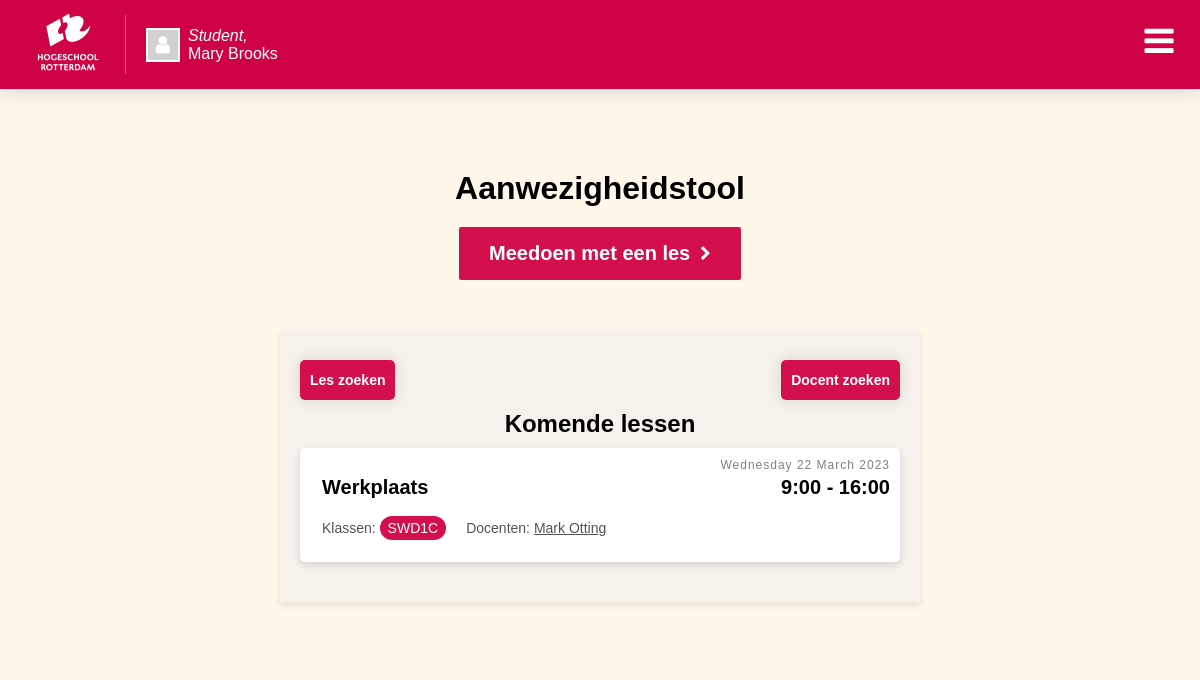
Screenshot of /home (signed in) with the database file from the repository.
### app/models.py (models this page shows, shortened)
@dataclass
class Student(db.Model):
    id: int = db.Column(db.Integer, primary_key=True)
    user_id: int = db.Column(
        db.Integer, db.ForeignKey('user.id'), nullable=False)
    student_number: int = db.Column(db.String(20), nullable=False)
    first_name: str = db.Column(db.String(50), nullable=False)
    last_name: str = db.Column(db.String(50), nullable=False)
    groups = db.relationship('StudentGroup', back_populates='student')
    meetings = db.relationship('StudentMeeting', back_populates='student')
    user = db.relationship('User', back_populates='student')
    @property
    def full_name(self):
        return f"{self.first_name} {self.last_name}"

@dataclass
class Meeting(db.Model):
    id: int = db.Column(db.Integer, primary_key=True)
    name: str = db.Column(db.String(100), nullable=False)
    start_time: str = db.Column(db.String(20), nullable=False)
    end_time: str = db.Column(db.String(20), nullable=False)
    date: datetime.date = db.Column(db.Date(), nullable=False)
    status: int = db.Column(db.Integer, nullable=False, default=0)
    description: str = db.Column(db.Text(), nullable=False)
    meeting_code: int = db.Column(db.Integer(), nullable=False, unique=True)
    students = db.relationship('StudentMeeting', back_populates='meeting')
    groups = db.relationship('GroupMeeting', back_populates='meeting')
    teachers = db.relationship('TeacherMeeting', back_populates='meeting')
    question = db.relationship('Question', back_populates='meeting')

@dataclass
class GroupMeeting(db.Model):
    id: int = db.Column(db.Integer, primary_key=True)
    group_id: int = db.Column(
        db.Integer, db.ForeignKey('group.id'), nullable=False)
    meeting_id: int = db.Column(
        db.Integer, db.ForeignKey('meeting.id'), nullable=False)
    group = db.relationship('Group', back_populates='meetings')
    meeting = db.relationship('Meeting', back_populates='groups')

@dataclass
class Group(db.Model):
    id: int = db.Column(db.Integer, primary_key=True)
    start_date: datetime.date = db.Column(db.Date, nullable=False)
    end_date: datetime.date = db.Column(db.Date, nullable=False)
    name: str = db.Column(db.String(50))
    meetings = db.relationship('GroupMeeting', back_populates='group')
    students = db.relationship('StudentGroup', back_populates='group')

@dataclass
class TeacherMeeting(db.Model):
    id: int = db.Column(db.Integer, primary_key=True)
    teacher_id: int = db.Column(
        db.Integer(), db.ForeignKey('teacher.id'), nullable=False)
    meeting_id: int = db.Column(
        db.Integer(), db.ForeignKey('meeting.id'), nullable=False)
    meeting = db.relationship('Meeting', back_populates='teachers')
    teacher = db.relationship('Teacher', back_populates='meetings')

@dataclass
class Teacher(db.Model):
    id: int = db.Column(db.Integer, primary_key=True)
    user_id: int = db.Column(
        db.Integer, db.ForeignKey('user.id'), nullable=False)
    first_name: str = db.Column(db.String(50), nullable=False)
    last_name: str = db.Column(db.String(50), nullable=False)
    meetings = db.relationship('TeacherMeeting', back_populates='teacher')
    user = db.relationship('User', back_populates='teacher')
    @property
    def full_name(self):
        return f"{self.first_name} {self.last_name}"

### app/routes.py (the view)
@app.route("/home")
@login_required
def home():
    meetings = Meeting.query.filter(
        Meeting.date >= datetime.today().date()).order_by(Meeting.date).limit(5).all()
    return render_template('index.html', meetings=meetings)

### app/models.py (called while the page is built)
@login_manager.user_loader
def load_user(user_id):
    user = User.query.get(user_id)
    return user

### app/templates/index.html (shortened to what this page needs)
{% extends "base.html" %}
{% block content %}
    <div class="container-window">
        <div class="container-middle">
            <h1>Aanwezigheidstool</h1>
            {% if current_user.role == 1%}
                <a class="big-btn" href="{{url_for('presence_code')}}">Meedoen met een les <i class="fa fa-chevron-right"></i></a>
            {% endif%}
            <div class="meeting-container">
                <div class="btn-row-between">
                    <a href="{{url_for('search_meetings')}}" class="rooster-btn">Les zoeken</a>
                    {% if current_user.role == 1%}
                    <a href="{{url_for('search_teachers')}}" class="rooster-btn">Docent zoeken</a>
                    {% elif current_user.role == 0%}
                    <a href="{{url_for('search_students')}}" class="rooster-btn">Student zoeken</a>
                    {% endif%}
                </div>
                <h2 class="container-title">Komende lessen</h2>
                {% for meeting in meetings%}
                    <a class="meeting-container-item" href="/les_overzicht/{{meeting.meeting_code}}">
                        <p class="meeting-item-date">{{meeting.date}}</p>
                        <div class="meeting-item-header">
                            <p>{{meeting.name}}</p>
                            <p>{{meeting.start_time}} - {{meeting.end_time}}</p>
                        </div>
                        <div class="meeting-item-content">
                            <div>
                                <span>Klassen:</span>
                                {% for group in meeting.groups%}
                                    <p class="meeting-item-group">{{group.group.name}}</p>
                                {% endfor %}
                            </div>
                            <div>
                                <span>Docenten:</span>
                                {% for teacher in meeting.teachers%}
                                    <p class="meeting-item-teacher">{{teacher.teacher.full_name}}</p>
                                {% else %}
                                    Nog geen docenten
                                {% endfor %}
                            </div>
                        </div>
                    </a>
                {%else%}
                <p>Geen komende lessen</p>
                {%endfor%}
            </div>
        </div>
    </div>
{% endblock %}

### app/templates/base.html (shortened to what this page needs)
<!DOCTYPE html>
<html lang="en">
    <head>
		<link rel="stylesheet" href="/static/style.css" />
		<link rel="stylesheet" href="https://cdnjs.cloudflare.com/ajax/libs/font-awesome/4.7.0/css/font-awesome.min.css">
		<link href="https://cdn.jsdelivr.net/npm/select2@4.1.0-rc.0/dist/css/select2.min.css" rel="stylesheet" />
    </head>
    <body>
		<nav class="header-container">
			<div class="header-inner">
				<div class="header-left">
					<a href="/" class="header-logo-button">
						<img
						class="header-logo"
						src="/static/images/logo.png"
						alt="Hogeschool Rotterdam"
						/>
					</a>
					{% if current_user.is_authenticated%}
						<a
						{% if current_user.role == 0 %}
						href="{{url_for('home')}}"
						{% else %}
						href="{{url_for('overview_page', id=current_user.id)}}"
						{% endif%}
						class="user-profile">
							<i class="fa fa-user user-icon"></i>
							<div class="user-info">
								{% if current_user.role == 0%}
									<span class="user-prefix">Docent, </span>
									<span>{{ current_user.teacher[0].full_name}}</span>
								{%elif current_user.role == 1%}
									<span class="user-prefix">Student, </span>
									<span>{{ current_user.student[0].full_name}}</span>
								{% endif%}
							</div>
						</a>
					{% endif %}
				</div>
				<div class="header-right">
					<button class="hamburger" id="hamburger">
					<i class="fa fa-bars" ></i>
					</button>
				</div>
			</div>
		</nav>
		{% block content %}
		{% endblock %}
    </body>
</html>

### app/static/style.css (style rules this page uses)
*, *::before, *::after { margin: 0; }
body { font-family: Poppins, sans-serif; background-color: #fff7ea; padding-top: 120px; }
a { color: black; text-decoration: none; }
.header-container { background: #fff7ea; background-color: #cf0245; min-height: 70px; position: fixed; top: 0; width: 100%; z-index: 999; box-shadow: 0 0 20px 0px #c9c9c9e0; }
.header-left { border-style: none; height: auto; max-width: 500px; margin-top: 5px; margin-bottom: 5px; display: flex; gap: 20px; }
.hamburger { position: fixed; z-index: 100; top: 1rem; right: 1rem; border: none; cursor: pointer; width: 50px; height: 50px; font-size: 34px; background-color: transparent; color: white; }
.container-window { padding-top: 50px; overflow: hidden; display: flex; justify-content: center; align-items: center; background-color: #fff7ea; }
.header-logo { width: 75px; height: 75px; padding-left: 30px; }
.header-logo-button { border: none; background: transparent; cursor: pointer; }
.container-middle { width: 100%; height: 100%; display: flex; flex-direction: column; justify-content: center; align-items: center; }
.rooster-btn { background-color: #d30f4c; box-shadow: 0 0 15px 1px rgb(0 0 0 / 10%); border-radius: 5px; padding: 12px 10px; transition: 0.2s; display: inline-block; color: white; font-weight: bold; font-size: 14px; }
.user-prefix { font-style: italic; }
.user-info { display: flex; flex-direction: column; }
.user-profile { display: flex; justify-content: center; align-items: center; color: white; border-left: 1px solid rgba(255, 255, 255, 0.329); padding-left: 20px; margin: 10px 0; }
.fa.user-icon { font-size: 20px; width: 30px; height: 30px; border: 2px solid white; display: flex; justify-content: center; align-items: center; background-color: rgb(209, 209, 209); margin-right: 8px }
.big-btn { font-size: 20px; padding: 15px 30px; background-color: #d30f4c; color: white; font-weight: bold; box-shadow: inset 0 0 20px 20px rgba(0, 0, 0, 0); transition: .2s; margin-top: 20px; border-radius: 2px; display: flex; gap: 10px; justify-content: center; align-items: center; }
.big-btn>i { font-size: 15px; }
.meeting-container { width: 50%; min-width: 400px; margin: 50px auto; background-color: #ededed81; padding: 30px 20px; box-shadow: 0px 3px 6px 1px rgb(72 72 72 / 10%); }
.meeting-container-item { display: block; background-color: white; padding: 10px; border-radius: 5px; margin-bottom: 10px; padding-left: 20px; box-shadow: 0px 3px 6px 1px rgb(72 72 72 / 15%); padding-bottom: 20px; border-left: 2px solid transparent; transition: 0.2s }
.meeting-item-date { font-size: 12px; letter-spacing: 1px; color: grey; text-align: right; padding-bottom: 4px; }
.meeting-item-header { display: flex; justify-content: space-between; font-weight: bold; margin-bottom: 5px; font-size: 20px; }
.meeting-item-content { display: flex; gap: 20px; color: rgb(83, 83, 83); align-items: center; padding-top: 10px; font-size: 14px }
.meeting-item-group { display: inline-block; background-color: #d30f4c; padding: 4px 8px; margin: 2px 0; color: white; border-radius: 15px; }
.meeting-item-teacher { display: inline-block; padding: 4px 0px; margin: 2px 0; margin-right: 8px; border-radius: 15px; text-decoration: underline; }
.container-title { text-align: center; margin: 10px 0; }
.btn-row-between { display: flex; justify-content: space-between; }

### rows the page displays
Student: first_name+last_name "Mary Brooks"
Meeting: name "Werkplaats", start_time "9:00", end_time "16:00"
GroupMeeting: group.name "SWD1C"
TeacherMeeting: teacher.full_name "Mark Otting"
